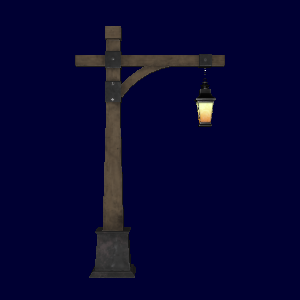

Recreate this plot in Python.
#!/usr/bin/env python

# Import a glTF file with URI-referenced textures (Lantern) and render.

import os

import vtkmodules.vtkInteractionStyle  # noqa: F401
import vtkmodules.vtkRenderingFreeType  # noqa: F401
import vtkmodules.vtkRenderingOpenGL2  # noqa: F401

from vtkmodules.vtkIOImport import vtkGLTFImporter
from vtkmodules.vtkRenderingCore import (
    vtkRenderWindow,
    vtkRenderWindowInteractor,
    vtkRenderer,
)

# Source
data_dir = os.environ.get("VPE_DATA_DIR", os.path.dirname(os.path.abspath(__file__)))

# Import glTF
gltf_importer = vtkGLTFImporter()
gltf_importer.SetFileName(os.path.join(data_dir, "glTF", "Lantern", "Lantern.gltf"))
gltf_importer.ImportArmatureOn()
gltf_importer.SetCamera(-1)

# Renderer
renderer = vtkRenderer()
renderer.SetBackground(0.0, 0.0, 0.2)

# Render window
render_window = vtkRenderWindow()
render_window.AddRenderer(renderer)
render_window.SetWindowName("gltf importer uri texture")
render_window.SetMultiSamples(0)
render_window.SetSize(300, 300)

# Interactor
interactor = vtkRenderWindowInteractor()
interactor.SetRenderWindow(render_window)

gltf_importer.SetRenderWindow(render_window)
gltf_importer.Update()

interactor.Initialize()
interactor.Start()
